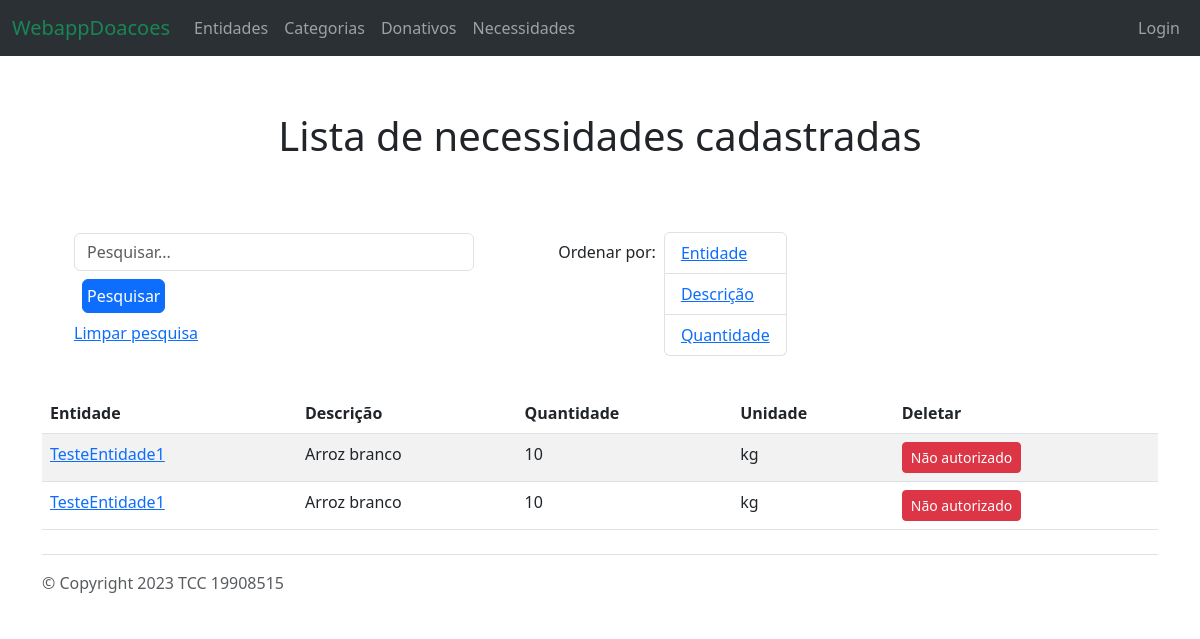
Page /appdoacoes/necessidades/ on the earlier database version.
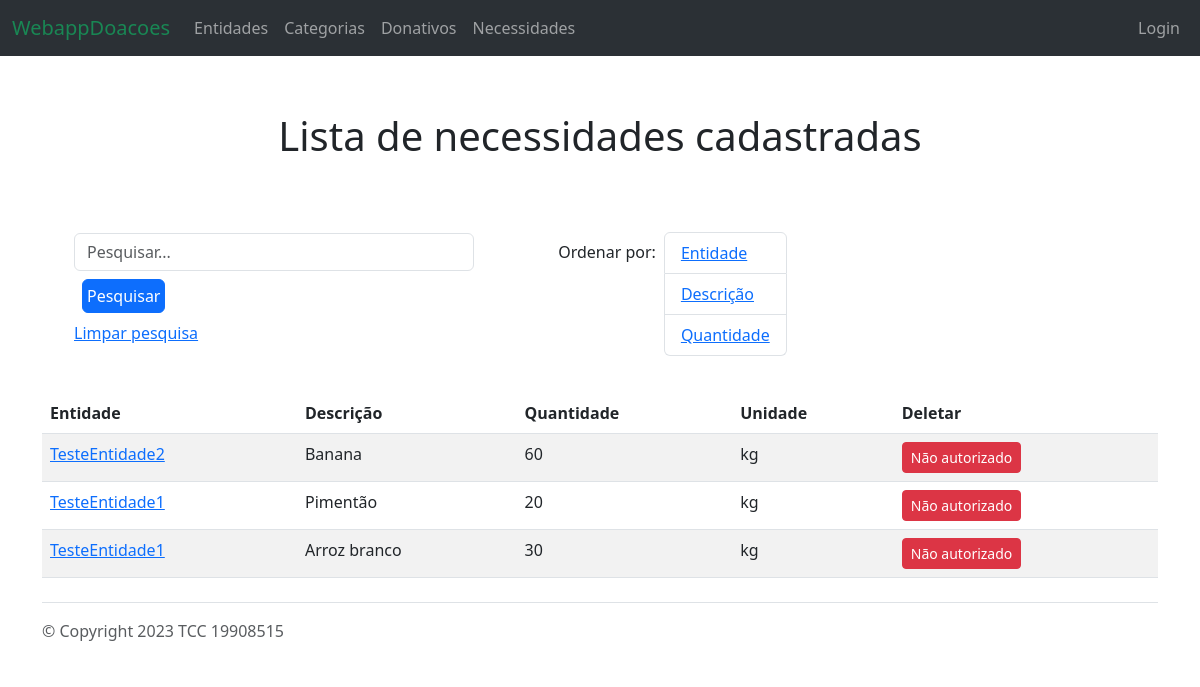
Same page on the later database version.
### appdoacoes/models.py (models this page shows, shortened)
class InstanciaDonativo(models.Model):
    id = models.AutoField(primary_key=True)
    donativo = models.ForeignKey('Donativo', null=True, on_delete=models.CASCADE)
    entidade = models.ForeignKey('EmpresaEntidade', null=True, on_delete=models.CASCADE)
    quantidade = models.IntegerField()
    class Meta:
        permissions = [('pode_criar_atualizar_necessidade','Cria/Atualiza necessidade'),('pode_deletar_necessidade','Deleta necessidade')]

class EmpresaEntidade(models.Model):
    cnpj = models.CharField(primary_key=True, max_length=14, validators=[RegexValidator(r'^\d{14}$', 'CNPJ deve conter 14 digitos')])
    nome_fantasia = models.CharField(max_length=100)
    email = models.EmailField(null=True)
    usuario_responsavel = models.OneToOneField(User, on_delete=models.SET_NULL, null=True,blank=True)
    logradouro = models.CharField(max_length=100, null=True,blank=True)
    numero = models.IntegerField(null=True,blank=True)
    bairro = models.CharField(max_length=50, null=True,blank=True)
    cidade = models.CharField(max_length=50, null=True,blank=True)
    ESTADOS = [
        ('AC', 'Acre'),
        ('AL', 'Alagoas'),
        ('AP', 'Amapá'),
        ('AM', 'Amazonas'),
        ('BA', 'Bahia'),
        ('CE', 'Ceará'),
        ('DF', 'Distrito Federal'),
        ('ES', 'Espírito Santo'),
        ('GO', 'Goiás'),
        ('MA', 'Maranhão'),
        ('MT', 'Mato Grosso'),
        ('MS', 'Mato Grosso do Sul'),
        ('MG', 'Minas Gerais'),
        ('PA', 'Pará'),
        ('PB', 'Paraíba'),
        ('PR', 'Paraná'),
        ('PE', 'Pernambuco'),
        ('PI', 'Piauí'),
        ('RJ', 'Rio de Janeiro'),
        ('RN', 'Rio Grande do Norte'),
        ('RS', 'Rio Grande do Sul'),
        ('RO', 'Rondônia'),
        ('RR', 'Roraima'),
        ('SC', 'Santa Catarina'),
        ('SP', 'São Paulo'),
        ('SE', 'Sergipe'),
        ('TO', 'Tocantins')
    ]
    estado = models.CharField(max_length=2, choices=ESTADOS, null=True,blank=True)
    class Meta:
        permissions = [('pode_criar_atualizar_entidade','Cria/Atualiza Entidade'),('pode_deletar_entidade','Deleta Entidade')]
    def __str__(self):
        return self.nome_fantasia

class Donativo(models.Model):
    id = models.AutoField(primary_key=True)
    descricao = models.CharField(max_length=200, unique=True)
    categoria = models.ForeignKey('Categoria', on_delete=models.CASCADE)
    UNIDADES_MEDIDA = (
        ('un', 'Unidade'),
        ('p','Par'),
        ('kg', 'Quilo'),
        ('l', 'Litro'),
        ('m', 'Metro'),
        ('m2','Metro quadrado'),
        ('s','Serviço'),
    )
    unidade = models.CharField(max_length=3, choices=UNIDADES_MEDIDA, blank=True, null=True)
    class Meta:
        permissions = [('pode_criar_atualizar_donativo','Cria/Atualiza Donativo'),('pode_deletar_donativo','Deleta Donativo')]

### appdoacoes/views.py (the view, shortened to what this page needs)
# urls.py: path('necessidades/', views.RegistroNecessidadeListView.as_view(),name='necessidades-list'),
class RegistroNecessidadeListView(generic.ListView):
    model=InstanciaDonativo
    def get_queryset(self):
            qs = super().get_queryset()
            selecao = self.request.GET.get('selecao')
            if selecao == 'entidade':
                qs = qs.order_by('entidade')
            elif selecao == 'donativo':
                qs = qs.order_by('donativo')
            elif selecao == 'quantidade':
                qs = qs.order_by('quantidade')
            elif selecao == 'unidade':
                qs = qs.order_by('unidade')
            else:
                qs = qs
            termo_pesquisado = self.request.GET.get('search')
            return qs

### appdoacoes/templates/appdoacoes/instanciadonativo_list.html (shortened to what this page needs)
{% extends "base_generica.html" %}
{% block content %}
<section class='d-flex flex-row justify-content-center p-2 m-4'>
    <h1>Lista de necessidades cadastradas</h1>
</section>
<section class='container'>
    <div class='d-inline-flex flex-row justify-content-center p-2 m-4'>
        <div>
            <form method="get">
                <input class="form-control me-2 barra-pesquisa" type="text" name="search" placeholder="Pesquisar..." aria-label="Search">
                <button class="btn btn-primary p-1 m-2" type="submit">Pesquisar</button>
            </form>
            <p><a href="?">Limpar pesquisa</a></p>
        </div>
    </div>
    <div class='d-inline-flex flex-row justify-content-center p-2 m-4'>
        <p class='p-2'>Ordenar por:</p>
        <ul class="list-group">
            <li class="list-group-item"><a href="?selecao=entidade">Entidade</a></li>
            <li class="list-group-item"><a href="?selecao=donativo">Descrição</a></li>
            <li class="list-group-item"><a href="?selecao=quantidade">Quantidade</a></li>
        </ul>
    </div>
</section>
<div class='container'>
    <table class='table table-striped table-hover'>
        <thead>
        <tr>
            <th>Entidade</th>
            <th>Descrição</th>
            <th>Quantidade</th>
            <th>Unidade</th>
            <th>Deletar</th>
        </tr>
        </thead>
        <tbody>
            {% for instancia in instanciadonativo_list %}
            <tr>
                <td><a href="{% url 'entidade-detail' pk=instancia.entidade.cnpj %}">{{ instancia.entidade }}</a></td>
                <td>{{ instancia.donativo.descricao }}</td>
                <td>{{ instancia.quantidade }}</td>
                <td>{{ instancia.donativo.unidade }}</td>
                {% if user.is_staff or user == instancia.entidade.usuario_responsavel %}
                    <td>
                        <form method="post" action="{% url 'necessidade-delete' instancia.id %}">
                            {% csrf_token %}
                            <button type="submit" class="btn btn-danger btn-sm">
                                <i class="fa fa-trash"></i> Excluir
                            </button>
                        </form>
                    </td>
                {% else %}
                <td>
                    <button type="" class="btn btn-danger btn-sm">
                         Não autorizado
                    </button>
                </td>
                {% endif %}
            </tr>
        {% empty %}
            <tr>
            <td colspan="3">Nenhum resultado encontrado.</td>
            </tr>
        {% endfor %}
        </tbody>
    </table>
</div>
{% endblock %}

### appdoacoes/templates/base_generica.html (shortened to what this page needs)
<!DOCTYPE html>
<html lang="pt-br">
	<head>
        {% load static %}
		<link href="https://cdn.jsdelivr.net/npm/bootstrap@5.3.0-alpha1/dist/css/bootstrap.min.css" rel="stylesheet">
        <link rel="stylesheet" type ='text/css' href="{% static 'css/style.css' %}">
	</head>
	<body>
		<header>
			<nav class="navbar navbar-expand-lg bg-body-tertiary fixed-top" data-bs-theme='dark'>
				<div class="container-fluid">
				  <a class="navbar-brand text-success" href="{% url 'index' %}">WebappDoacoes</a>
				  <div class="collapse navbar-collapse" id="navbarSupportedContent">
					<ul class="navbar-nav me-auto mb-2 mb-lg-0">
					  <li class="nav-item">
						<a class="nav-link" href="{% url 'entidade-list' %}">Entidades</a>
					  </li>
					  <li class="nav-item">
						<a class="nav-link" href="{% url 'categoria-list' %}">Categorias</a>
					  </li>
					  <li class="nav-item">
						<a class="nav-link" href="{% url 'donativo-list' %}">Donativos</a>
					  </li>
					  <li class="nav-item">
						<a class="nav-link" href="{% url 'necessidades-list' %}">Necessidades</a>
					  </li>
					</ul>
					<div>
						<ul class="navbar-nav me-auto mb-2 mb-lg-0">
							{% if user.is_authenticated %}
								<li class="nav-link disabled">Usuário:</li>
								<li class="nav-item"><a class="nav-link" href={% url 'perfil-usuario' %}>{{ user.get_username }}</a></li>
								<li class="nav-item"><a class="nav-link" href="{% url 'logout' %}">Logout</a></li>
							{% else %}
								<li class="nav-item"><a class="nav-link" href="{% url 'login' %}">Login</a></li>
							{% endif %}
						</ul>
					</div>
				  </div>
				</div>
			  </nav>
		</header>
		<section class='container-fluid'>
			{% block content %}{% endblock %}
		</section>
		{% block footer %}
		<div class="container">
			<footer class="d-flex flex-wrap justify-content-between align-items-center py-3 my-4 border-top">
				<p class="col-md-4 mb-0 text-muted">&copy; Copyright 2023 TCC 19908515</p>
			</footer>
		</div>
		{% endblock %}
	</body>
</html>
</html>

### appdoacoes/static/css/style.css (style rules this page uses)
body { padding-top: 80px; }
.barra-pesquisa { width: 400px; }

Differences in the rows shown:
removed InstanciaDonativo: entidade "TesteEntidade1", donativo.descricao "Arroz branco", quantidade "10", donativo.unidade "kg", shows "Não autorizado"
removed InstanciaDonativo: entidade "TesteEntidade1", donativo.descricao "Arroz branco", quantidade "10", donativo.unidade "kg", shows "Não autorizado"
added InstanciaDonativo: entidade "TesteEntidade2", donativo.descricao "Banana", quantidade "60", donativo.unidade "kg", shows "Não autorizado"
added InstanciaDonativo: entidade "TesteEntidade1", donativo.descricao "Pimentão", quantidade "20", donativo.unidade "kg", shows "Não autorizado"
added InstanciaDonativo: entidade "TesteEntidade1", donativo.descricao "Arroz branco", quantidade "30", donativo.unidade "kg", shows "Não autorizado"
